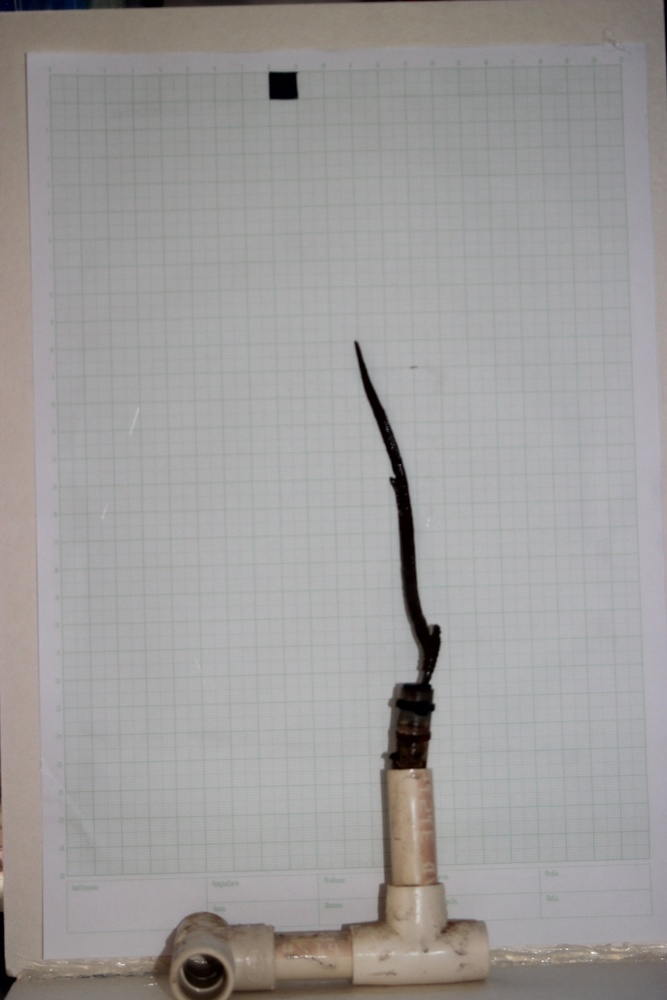
#> input picture Proyecto/Fotos_prueba/rsz_img_6780.jpg, 667 x 1000 px, shrunk from 2592 x 3888 before the run, found by its file name
$ jupyter execute --allow-errors Umbralization_Conected_Components-Copy1.ipynb   (shell and % lines are left out)   (older library calls are emulated)
#> lines starting #> are read from the running program, lines starting #| are printed output that depends on the picture; after the words box and inside, x2 and y2 are one past the last pixel; in counts of white or black regions, pixels touching at a corner belong together
#Coral Area Measurements
##First Look
###Sergio Daniel Hernandez Charpak
###Jose Francisco Molano

<p>Notebook creado para el análisis de las imágenes de corales tomadas por Nancy Ruiz para el grupo BIOMMAR bajo la dirección de Susana Simancas en Uniandes en el marco del proyecto del curso Imágenes y Visión dictado por Marcela Hernández en el semestre 2016-10</p>

<p> Nuestra meta es usar esta librería http://scikit-image.org/docs/stable/api/api.html </p>

<p>Se pueden ver ejemplos en: http://scikit-image.org/docs/stable/auto_examples/index.html </p>

[cell 1]
%pylab inline
import pylab
import numpy as np
import matplotlib.pyplot as plt

[cell 2]
#from skimage.filters import threshold_otsu, threshold_adaptive
from skimage.morphology import disk
from skimage.filters import threshold_otsu, rank
from skimage.util import img_as_ubyte
from skimage.measure import label

[cell 3]
inputfolder = '../Fotos_prueba/'

This is a test on one of the images. We will make use of the glob library to analyze all the images

[cell 4]
input_image = 'rsz_img_6780.jpg'

[cell 5]
image = pylab.imread(inputfolder+input_image)
#> image is the input picture: shape (1000, 667, 3); mean R, G, B 157.6, 155.4, 154.7

[cell 6]
print (image.shape)
#| (1000, 667, 3)

<p>The image is an RGB image. We will transform it on a first basis to simplify the process.</p>
<p> We follow the example: http://scikit-image.org/docs/stable/auto_examples/color_exposure/plot_adapt_rgb.html#example-color-exposure-plot-adapt-rgb-py </p>

[cell 7]
from skimage.color import rgb2gray
img = rgb2gray(image)

[cell 8]
print (img.shape)
#| (1000, 667)

[cell 9]
print (img)
#> (printed output is left out)

[cell 10]
img_mean = np.mean(img)
#> img_mean = 0.611
img_std = np.std(img)
#> img_std = 0.107
img_max = np.max(img)
#> img_max = 0.98
img_min = np.min(img)
#> img_min = 0

[cell 11]
threshold = img_min + 2.0 *img_std
#> threshold = 0.214

[cell 12]
mask = img < threshold
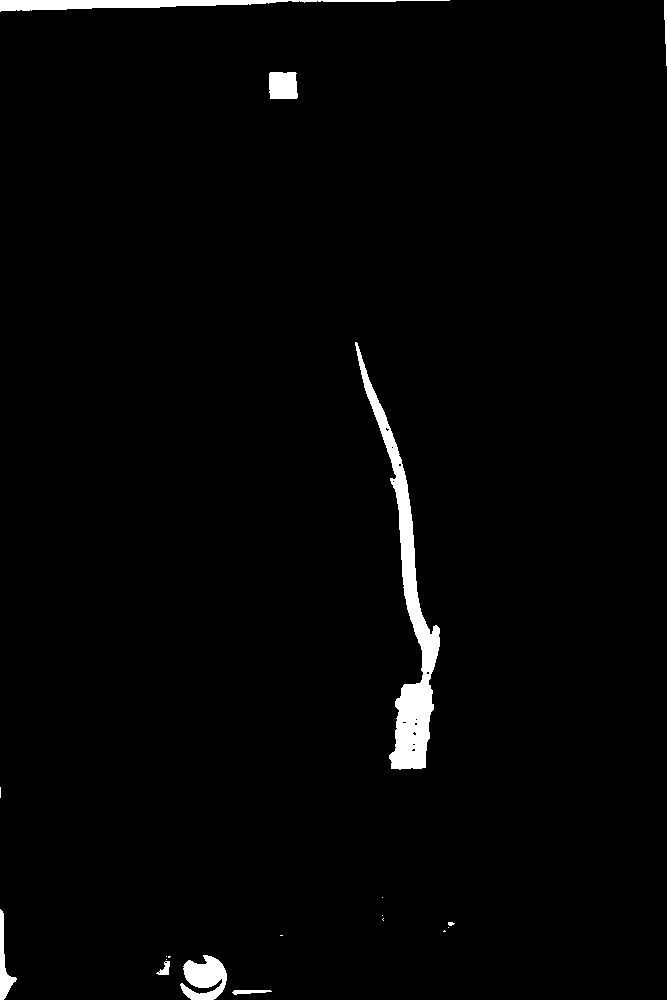
#> mask: shape (1000, 667) bool; 1.9% white; 19 white regions (10 under 20 px), largest, box (x1, y1, x2, y2) and area: (355, 342, 440, 770) 6965, (0, 0, 450, 12) 2372, (180, 955, 227, 1000) 1377
img_thresholded = np.zeros(img.shape)
img_thresholded[mask] = 255

[cell 13]
print (mask)
#> (printed output is left out)

[cell 14]
fig, axes = plt.subplots(nrows=3, figsize=(7, 8))
ax0, ax1, ax2 = axes
plt.gray()

ax0.imshow(image)
ax0.set_title('Image RGB')

ax1.imshow(img)
ax1.set_title('Image grey')

ax2.imshow(img_thresholded)
ax2.set_title('Threshold with th = '+ str(threshold))

for ax in axes:
    ax.axis('off')

plt.show()
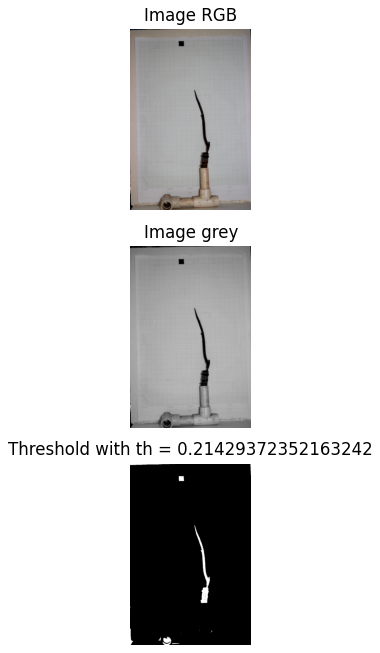
#> figure drawn by matplotlib, 3 panels

[cell 15]
fig = plt.figure(figsize = (10,10))
plt.gray()
imshow(img_thresholded)
plt.savefig("img_man_umbr.png",format = 'png')
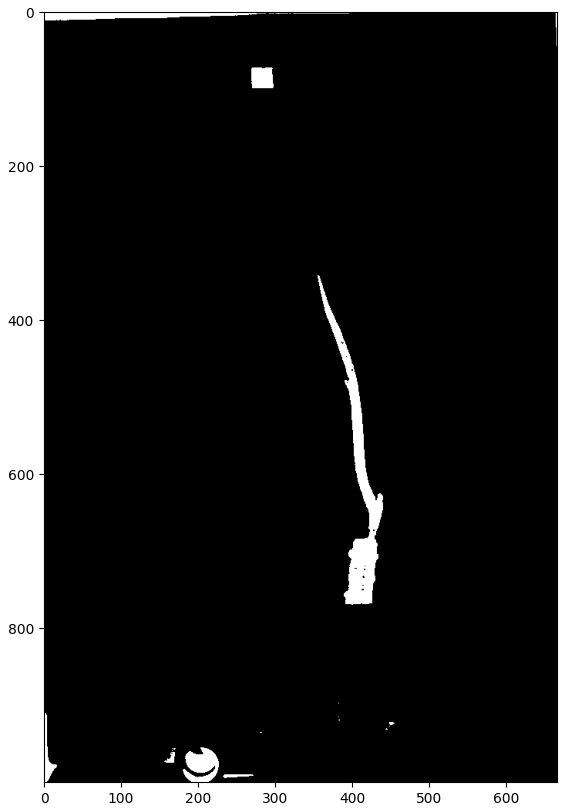
#> figure drawn by matplotlib, 1 panel
plt.xlabel("y(pixels)")
plt.ylabel("x(pixels)")
plt.show()
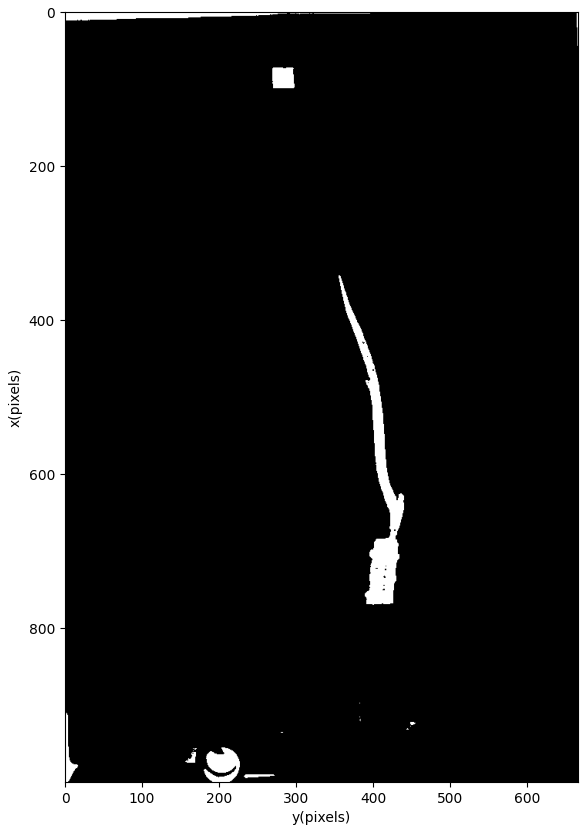
#> figure drawn by matplotlib, 1 panel

[cell 16]
plt.close(fig)

Le cortamos los bordes a la imagen

[cell 17]
n_x, n_y = img_thresholded.shape

[cell 18]
cut_prop = 0.02

[cell 19]
n_x_new = int(n_x - n_x*cut_prop)
n_y_new = int(n_y - n_y*cut_prop)

[cell 20]
img_thresholded_new = np.zeros((n_x_new,n_y_new))

[cell 21]
for i in range (n_x_new):
    for j in range(n_y_new):
        img_thresholded_new[i,j] = img_thresholded[int(n_x*cut_prop) + i, int(n_y*cut_prop) +j]

[cell 22]
fig = plt.figure(figsize = (10,10))
plt.gray()
imshow(img_thresholded_new)
plt.savefig("img_man_umbr_cut.png",format = 'png')
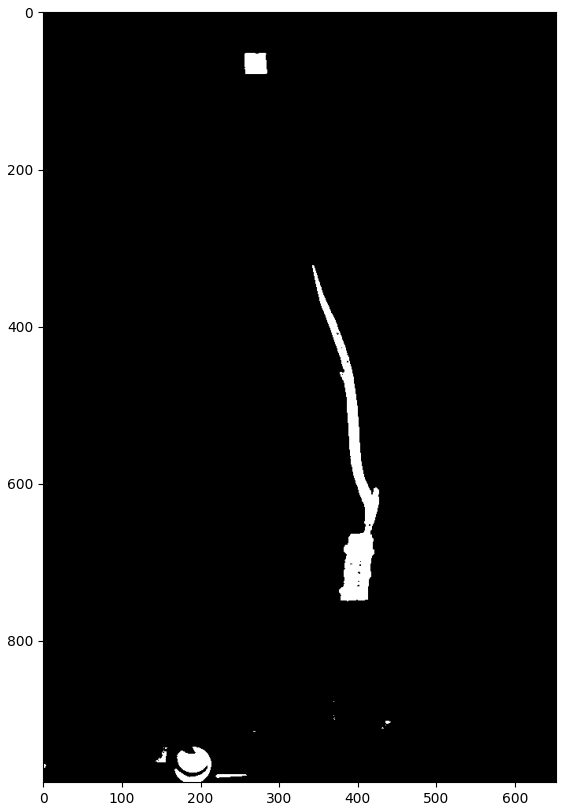
#> figure drawn by matplotlib, 1 panel
plt.xlabel("y(pixels)")
plt.ylabel("x(pixels)")
plt.show()
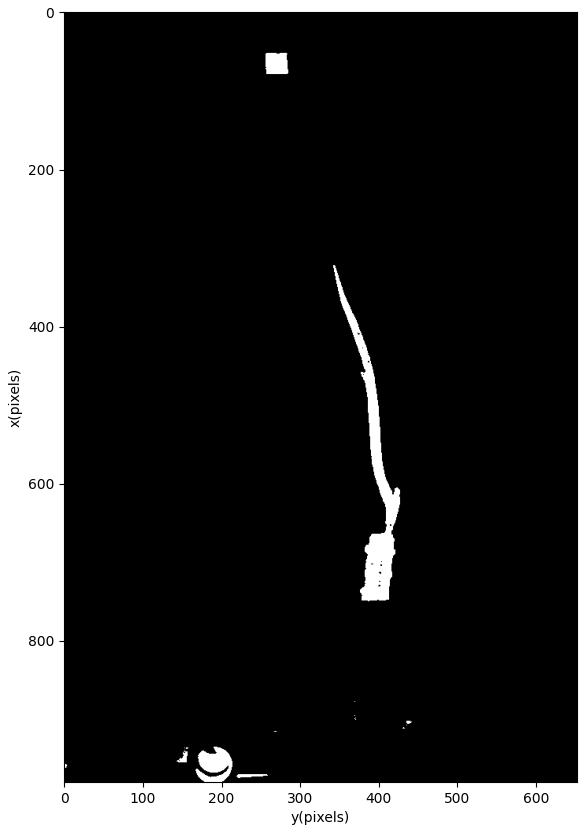
#> figure drawn by matplotlib, 1 panel

[cell 23]
plt.close(fig)

[cell 24]
threshold_up = n_y_new/4.0

[cell 25]
img_thresholded_up = np.zeros((n_x_new,n_y_new))

#> (a cell that did not finish here is left out)

[cell 27]
fig = plt.figure(figsize = (10,10))
plt.gray()
imshow(img_thresholded_up)
plt.savefig("img_man_umbr_cut_up.png",format = 'png')
plt.xlabel("y(pixels)")
plt.ylabel("x(pixels)")
plt.show()

[cell 28]
plt.close(fig)

[cell 29]
etiquetas, num = label(img_thresholded_up, connectivity=1, return_num=True)

[cell 30]
print (num)
print (etiquetas.shape)
print (img_thresholded_up.shape)

[cell 31]
etiquetas_1_d = etiquetas.ravel()

[cell 32]
hist, bins_edges = np.histogram(etiquetas_1_d)

[cell 33]
print (hist)

[cell 34]
print (bins_edges)

[cell 35]
threshold_square =  bins_edges[len( bins_edges)-2]

[cell 36]
mask_square = etiquetas < threshold_square
etiquetas_thresholded = np.zeros(etiquetas.shape)
etiquetas_thresholded[mask_square] = 255

[cell 37]
fig = plt.figure(figsize = (10,10))
plt.gray()
imshow(etiquetas_thresholded)
plt.savefig("img_man_umbr_cut_up_etiquetas.png",format = 'png')
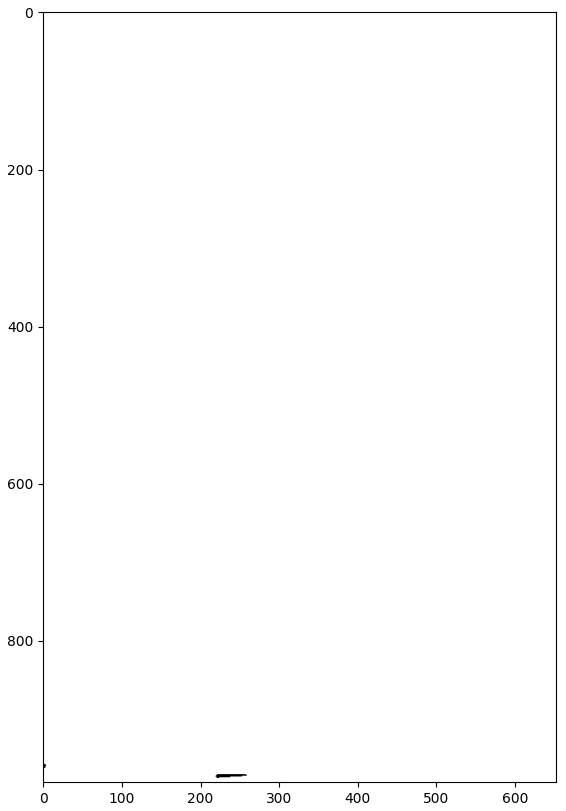
#> figure drawn by matplotlib, 1 panel
plt.xlabel("y(pixels)")
plt.ylabel("x(pixels)")
plt.show()
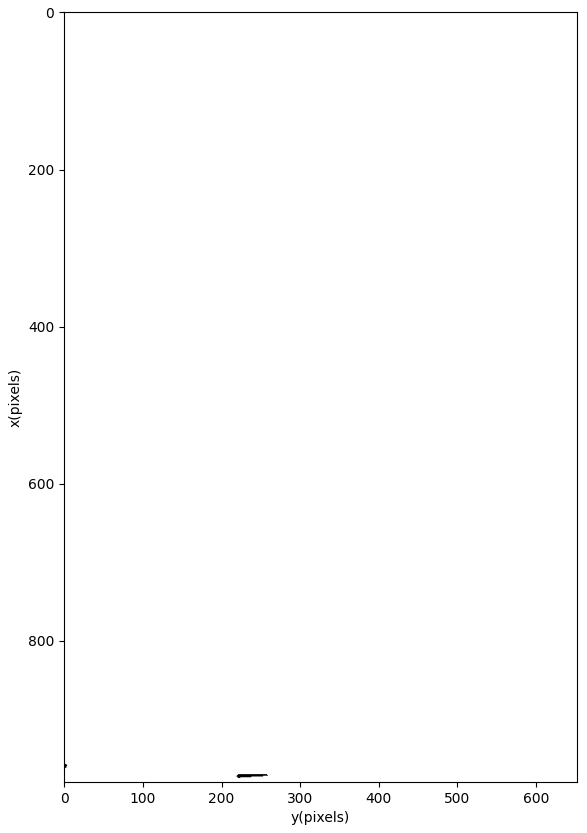
#> figure drawn by matplotlib, 1 panel

$ run again, with Proyecto/Fotos_prueba/Chiquito_S1.JPG copied over Proyecto/Fotos_prueba/rsz_img_6780.jpg
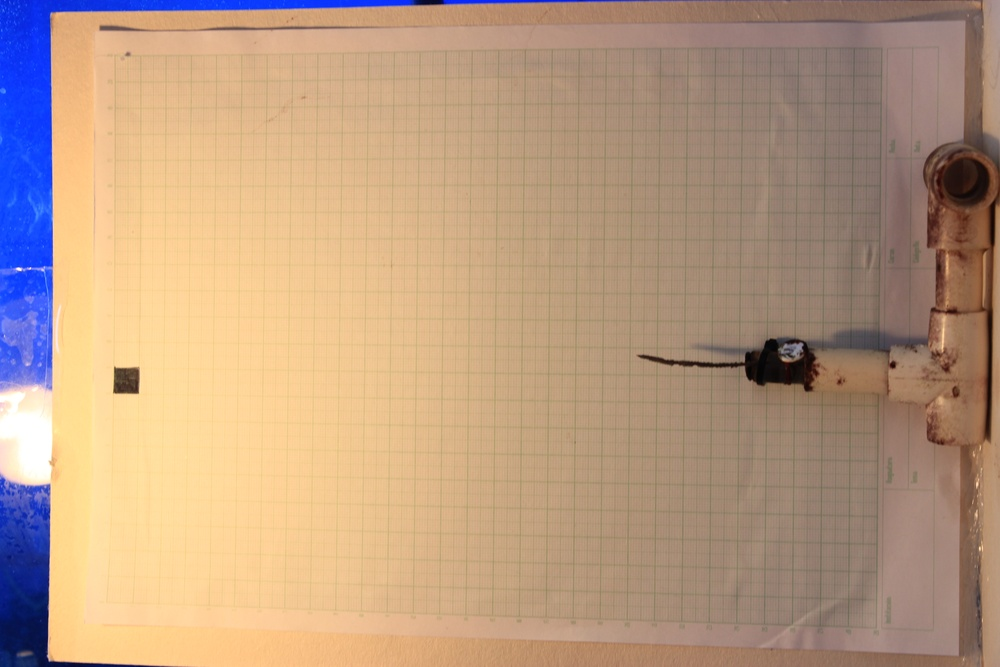
#> input picture Proyecto/Fotos_prueba/Chiquito_S1.JPG, 1000 x 667 px, shrunk from 2592 x 1728 before the run, found by its file name
#> image is the input picture: shape (667, 1000, 3); mean R, G, B 185.1, 155.4, 129.8
#| (667, 1000, 3)
#| (667, 1000)
#> (printed output is left out)
#> img_mean = 0.627
#> img_std = 0.175
#> img_max = 1
#> img_min = 0.00587
#> threshold = 0.355
#> `mask = img < threshold`:
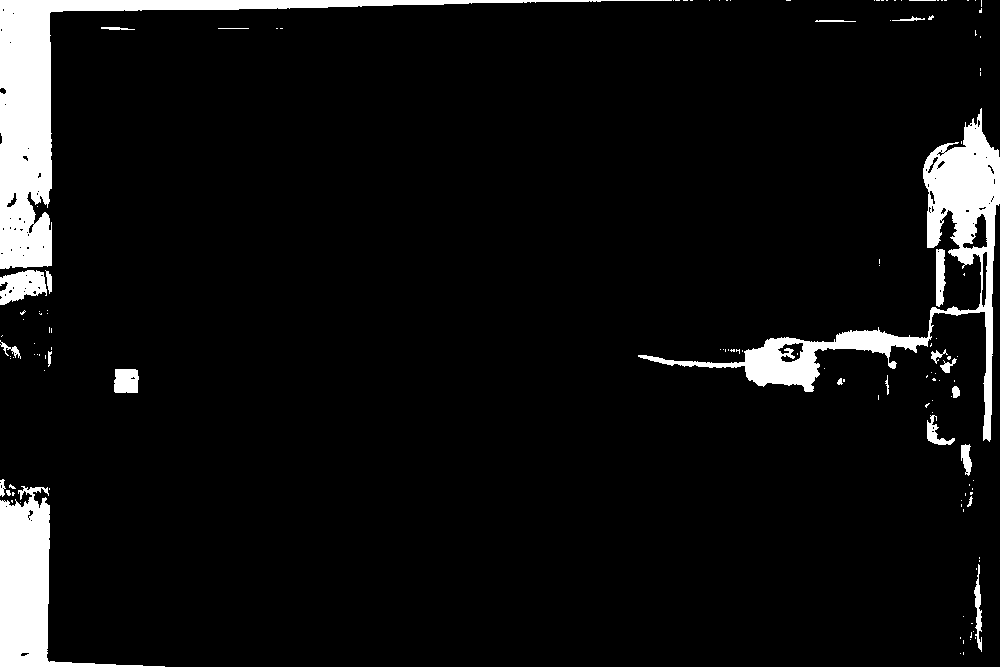
#> mask: shape (667, 1000) bool; 6.6% white; 130 white regions (105 under 20 px), largest, box (x1, y1, x2, y2) and area: (0, 0, 672, 269) 17084, (638, 108, 1000, 442) 13844, (0, 486, 165, 667) 8537
#> (printed output is left out)
#> `plt.show()`:
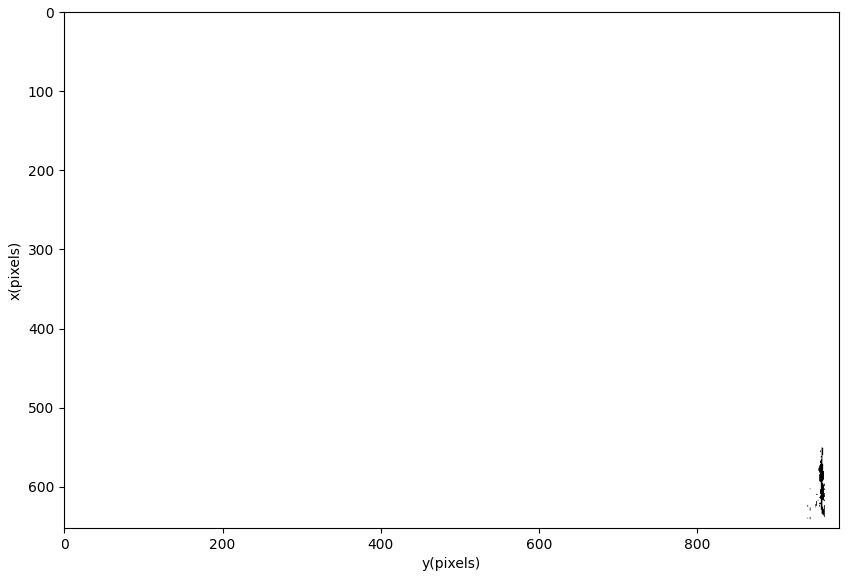
#> figure drawn by matplotlib, 1 panel

$ run again, with Proyecto/Fotos_prueba/Coral4_2_S1.JPG copied over Proyecto/Fotos_prueba/rsz_img_6780.jpg
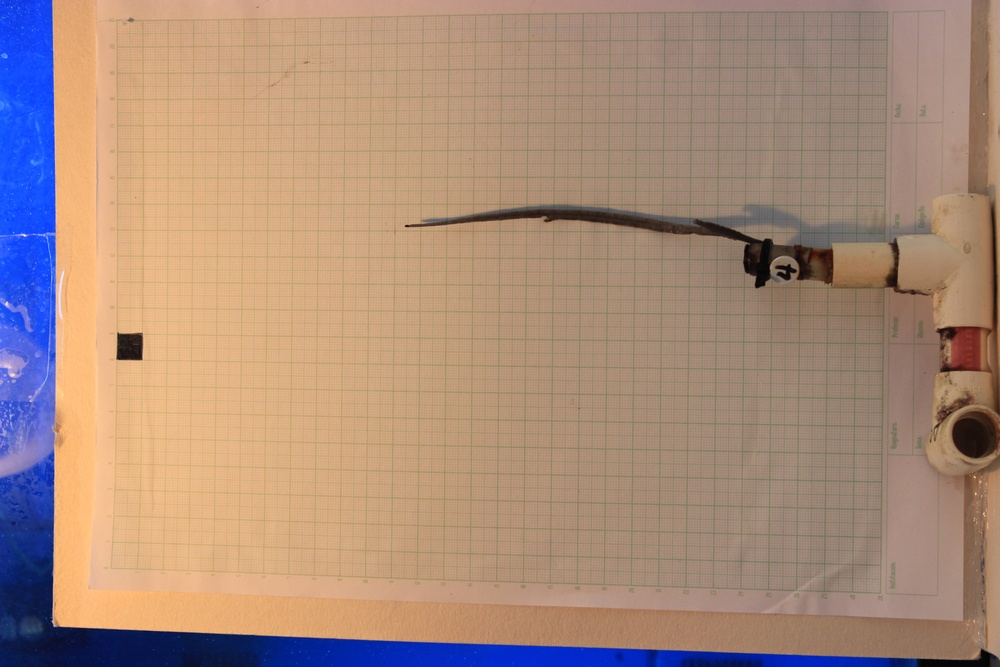
#> input picture Proyecto/Fotos_prueba/Coral4_2_S1.JPG, 1000 x 667 px, shrunk from 2592 x 1728 before the run, found by its file name
#> image is the input picture: shape (667, 1000, 3); mean R, G, B 169.1, 140.4, 123.2
#| (667, 1000, 3)
#| (667, 1000)
#> (printed output is left out)
#> img_mean = 0.57
#> img_std = 0.15
#> img_max = 0.935
#> img_min = 0.00195
#> threshold = 0.303
#> `mask = img < threshold`:
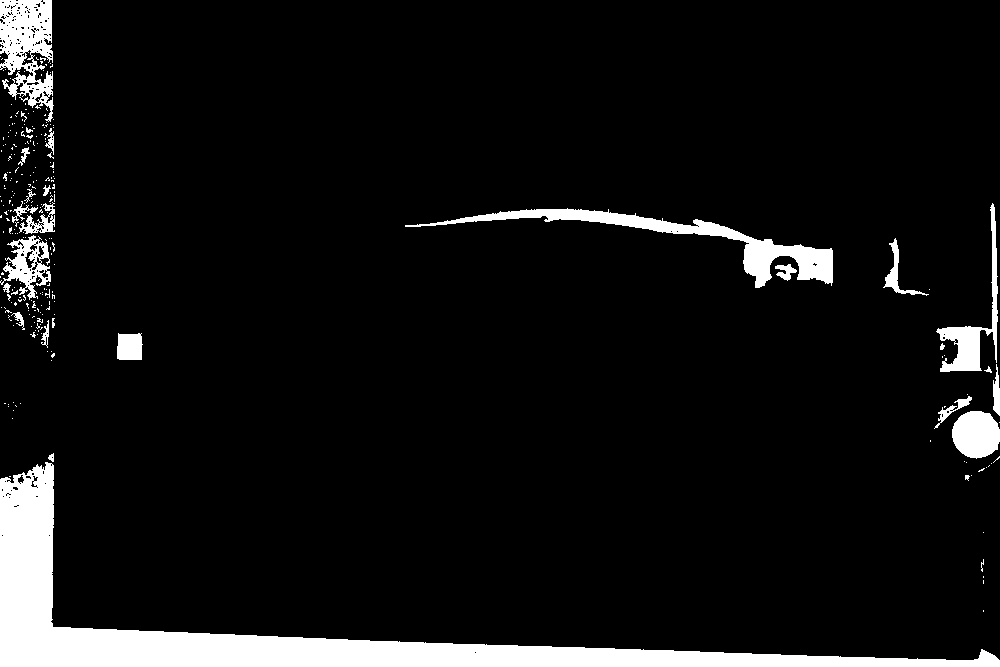
#> mask: shape (667, 1000) bool; 7.5% white; 258 white regions (231 under 20 px), largest, box (x1, y1, x2, y2) and area: (0, 462, 1000, 667) 31079, (405, 208, 833, 288) 5586, (0, 0, 54, 122) 3941
#> (printed output is left out)
#> `plt.show()`:
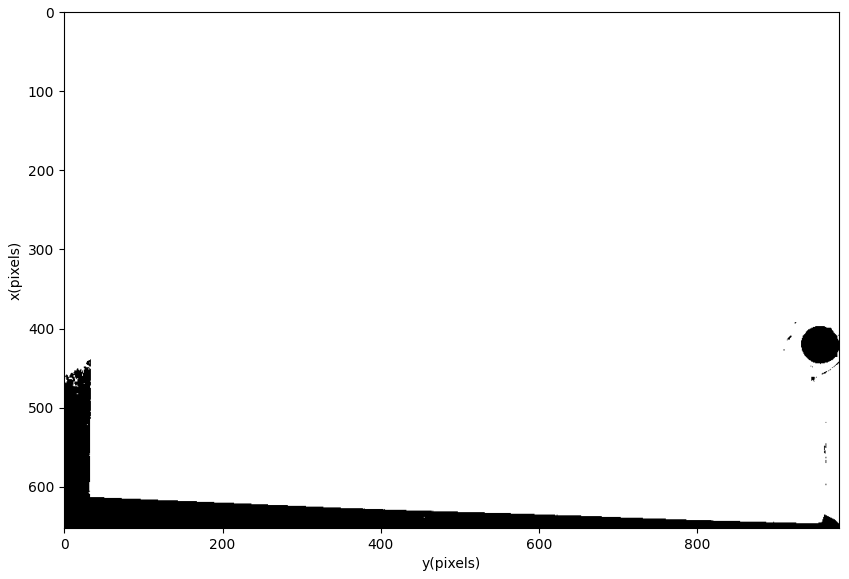
#> figure drawn by matplotlib, 1 panel
